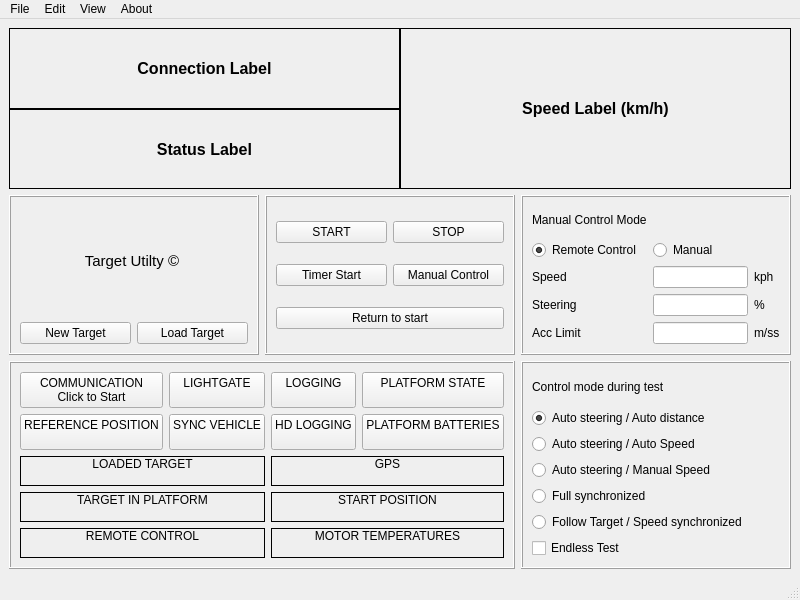
<?xml version="1.0" encoding="UTF-8"?>
<ui version="4.0">
 <class>MainWindow</class>
 <widget class="QMainWindow" name="MainWindow">
  <property name="geometry">
   <rect>
    <x>0</x>
    <y>0</y>
    <width>800</width>
    <height>600</height>
   </rect>
  </property>
  <property name="windowTitle">
   <string>MainWindow</string>
  </property>
  <widget class="QWidget" name="centralwidget">
   <layout class="QGridLayout" name="gridLayout_5">
    <item row="0" column="0" colspan="3">
     <layout class="QGridLayout" name="title_layout">
      <property name="spacing">
       <number>0</number>
      </property>
      <item row="2" column="0">
       <widget class="QLabel" name="connection_label">
        <property name="font">
         <font>
          <pointsize>12</pointsize>
          <weight>75</weight>
          <bold>true</bold>
         </font>
        </property>
        <property name="frameShape">
         <enum>QFrame::Box</enum>
        </property>
        <property name="text">
         <string>Connection Label</string>
        </property>
        <property name="alignment">
         <set>Qt::AlignCenter</set>
        </property>
       </widget>
      </item>
      <item row="3" column="0">
       <widget class="QLabel" name="status_label">
        <property name="font">
         <font>
          <pointsize>12</pointsize>
          <weight>75</weight>
          <bold>true</bold>
         </font>
        </property>
        <property name="frameShape">
         <enum>QFrame::Box</enum>
        </property>
        <property name="text">
         <string>Status Label</string>
        </property>
        <property name="alignment">
         <set>Qt::AlignCenter</set>
        </property>
       </widget>
      </item>
      <item row="2" column="1" rowspan="2">
       <widget class="QLabel" name="speed_label">
        <property name="font">
         <font>
          <pointsize>12</pointsize>
          <weight>75</weight>
          <bold>true</bold>
         </font>
        </property>
        <property name="frameShape">
         <enum>QFrame::Box</enum>
        </property>
        <property name="text">
         <string>Speed Label (km/h)</string>
        </property>
        <property name="alignment">
         <set>Qt::AlignCenter</set>
        </property>
       </widget>
      </item>
     </layout>
    </item>
    <item row="1" column="0">
     <widget class="QFrame" name="target_frame">
      <property name="frameShape">
       <enum>QFrame::Box</enum>
      </property>
      <property name="frameShadow">
       <enum>QFrame::Raised</enum>
      </property>
      <layout class="QGridLayout" name="gridLayout_2">
       <item row="2" column="1">
        <widget class="QPushButton" name="bLoadTarget">
         <property name="text">
          <string>Load Target</string>
         </property>
        </widget>
       </item>
       <item row="2" column="0">
        <widget class="QPushButton" name="bNewTarget">
         <property name="text">
          <string>New Target</string>
         </property>
        </widget>
       </item>
       <item row="0" column="0" colspan="2">
        <widget class="QLabel" name="label_5">
         <property name="font">
          <font>
           <pointsize>11</pointsize>
          </font>
         </property>
         <property name="text">
          <string>Target Utilty © </string>
         </property>
         <property name="alignment">
          <set>Qt::AlignCenter</set>
         </property>
        </widget>
       </item>
      </layout>
     </widget>
    </item>
    <item row="1" column="1">
     <widget class="QFrame" name="buttons_fram">
      <property name="frameShape">
       <enum>QFrame::Box</enum>
      </property>
      <property name="frameShadow">
       <enum>QFrame::Raised</enum>
      </property>
      <layout class="QGridLayout" name="gridLayout_4">
       <item row="0" column="1">
        <widget class="QPushButton" name="bStop">
         <property name="text">
          <string>STOP</string>
         </property>
        </widget>
       </item>
       <item row="1" column="1">
        <widget class="QPushButton" name="bManualControl">
         <property name="text">
          <string>Manual Control</string>
         </property>
        </widget>
       </item>
       <item row="0" column="0">
        <widget class="QPushButton" name="bStart">
         <property name="text">
          <string>START</string>
         </property>
        </widget>
       </item>
       <item row="1" column="0">
        <widget class="QPushButton" name="bTimerStart">
         <property name="text">
          <string>Timer Start</string>
         </property>
        </widget>
       </item>
       <item row="2" column="0" colspan="2">
        <widget class="QPushButton" name="bReturnToStart">
         <property name="text">
          <string>Return to start</string>
         </property>
        </widget>
       </item>
      </layout>
     </widget>
    </item>
    <item row="1" column="2">
     <widget class="QFrame" name="manual_frame">
      <property name="frameShape">
       <enum>QFrame::Box</enum>
      </property>
      <property name="frameShadow">
       <enum>QFrame::Raised</enum>
      </property>
      <layout class="QGridLayout" name="gridLayout_3">
       <item row="4" column="1">
        <widget class="QLabel" name="label_3">
         <property name="text">
          <string>Acc Limit</string>
         </property>
        </widget>
       </item>
       <item row="4" column="2">
        <widget class="QLineEdit" name="acc_limit_control"/>
       </item>
       <item row="3" column="2">
        <widget class="QLineEdit" name="steering_control"/>
       </item>
       <item row="2" column="1">
        <widget class="QLabel" name="label">
         <property name="text">
          <string>Speed</string>
         </property>
        </widget>
       </item>
       <item row="1" column="1">
        <widget class="QRadioButton" name="rRemote">
         <property name="text">
          <string>Remote Control</string>
         </property>
         <property name="checked">
          <bool>true</bool>
         </property>
        </widget>
       </item>
       <item row="2" column="2">
        <widget class="QLineEdit" name="speed_control"/>
       </item>
       <item row="3" column="1">
        <widget class="QLabel" name="label_2">
         <property name="text">
          <string>Steering</string>
         </property>
        </widget>
       </item>
       <item row="1" column="2">
        <widget class="QRadioButton" name="rManual">
         <property name="text">
          <string>Manual</string>
         </property>
        </widget>
       </item>
       <item row="0" column="1">
        <widget class="QLabel" name="label_6">
         <property name="text">
          <string>Manual Control Mode</string>
         </property>
        </widget>
       </item>
       <item row="2" column="3">
        <widget class="QLabel" name="label_13">
         <property name="text">
          <string>kph</string>
         </property>
        </widget>
       </item>
       <item row="3" column="3">
        <widget class="QLabel" name="label_14">
         <property name="text">
          <string>%</string>
         </property>
        </widget>
       </item>
       <item row="4" column="3">
        <widget class="QLabel" name="label_15">
         <property name="text">
          <string>m/ss</string>
         </property>
        </widget>
       </item>
      </layout>
     </widget>
    </item>
    <item row="2" column="0" colspan="2">
     <widget class="QFrame" name="info_frame">
      <property name="frameShape">
       <enum>QFrame::Box</enum>
      </property>
      <property name="frameShadow">
       <enum>QFrame::Raised</enum>
      </property>
      <layout class="QGridLayout" name="gridLayout_6">
       <item row="2" column="0" colspan="2">
        <widget class="QLabel" name="loaded_target_label">
         <property name="frameShape">
          <enum>QFrame::Box</enum>
         </property>
         <property name="text">
          <string>LOADED TARGET
</string>
         </property>
         <property name="alignment">
          <set>Qt::AlignCenter</set>
         </property>
        </widget>
       </item>
       <item row="0" column="0">
        <widget class="QPushButton" name="bCommunication">
         <property name="text">
          <string>COMMUNICATION
Click to Start</string>
         </property>
        </widget>
       </item>
       <item row="0" column="2">
        <widget class="QPushButton" name="bLogging">
         <property name="text">
          <string>LOGGING
</string>
         </property>
        </widget>
       </item>
       <item row="2" column="2" colspan="2">
        <widget class="QLabel" name="gps_label">
         <property name="frameShape">
          <enum>QFrame::Box</enum>
         </property>
         <property name="text">
          <string>GPS
</string>
         </property>
         <property name="alignment">
          <set>Qt::AlignCenter</set>
         </property>
        </widget>
       </item>
       <item row="4" column="0" colspan="2">
        <widget class="QLabel" name="remote_control_label">
         <property name="frameShape">
          <enum>QFrame::Box</enum>
         </property>
         <property name="text">
          <string>REMOTE CONTROL
</string>
         </property>
         <property name="alignment">
          <set>Qt::AlignCenter</set>
         </property>
        </widget>
       </item>
       <item row="0" column="1">
        <widget class="QPushButton" name="bLightgate">
         <property name="text">
          <string>LIGHTGATE
</string>
         </property>
        </widget>
       </item>
       <item row="3" column="0" colspan="2">
        <widget class="QLabel" name="target_platform_label">
         <property name="frameShape">
          <enum>QFrame::Box</enum>
         </property>
         <property name="text">
          <string>TARGET IN PLATFORM
</string>
         </property>
         <property name="alignment">
          <set>Qt::AlignCenter</set>
         </property>
        </widget>
       </item>
       <item row="1" column="1">
        <widget class="QPushButton" name="bSyncVehicle">
         <property name="text">
          <string>SYNC VEHICLE
</string>
         </property>
        </widget>
       </item>
       <item row="1" column="3">
        <widget class="QPushButton" name="bPlatformBatteries">
         <property name="text">
          <string>PLATFORM BATTERIES
</string>
         </property>
        </widget>
       </item>
       <item row="1" column="2">
        <widget class="QPushButton" name="bHDLogging">
         <property name="text">
          <string>HD LOGGING
</string>
         </property>
        </widget>
       </item>
       <item row="1" column="0">
        <widget class="QPushButton" name="bReferencePosition">
         <property name="text">
          <string>REFERENCE POSITION
</string>
         </property>
        </widget>
       </item>
       <item row="0" column="3">
        <widget class="QPushButton" name="bPlatformState">
         <property name="text">
          <string>PLATFORM STATE
</string>
         </property>
        </widget>
       </item>
       <item row="3" column="2" colspan="2">
        <widget class="QLabel" name="start_position_label">
         <property name="frameShape">
          <enum>QFrame::Box</enum>
         </property>
         <property name="text">
          <string>START POSITION
</string>
         </property>
         <property name="alignment">
          <set>Qt::AlignCenter</set>
         </property>
        </widget>
       </item>
       <item row="4" column="2" colspan="2">
        <widget class="QLabel" name="motor_temperatures_label">
         <property name="frameShape">
          <enum>QFrame::Box</enum>
         </property>
         <property name="text">
          <string>MOTOR TEMPERATURES
</string>
         </property>
         <property name="alignment">
          <set>Qt::AlignCenter</set>
         </property>
        </widget>
       </item>
      </layout>
     </widget>
    </item>
    <item row="2" column="2">
     <widget class="QFrame" name="control_frame">
      <property name="frameShape">
       <enum>QFrame::Box</enum>
      </property>
      <property name="frameShadow">
       <enum>QFrame::Raised</enum>
      </property>
      <layout class="QGridLayout" name="gridLayout">
       <item row="0" column="0">
        <widget class="QLabel" name="label_4">
         <property name="text">
          <string>Control mode during test</string>
         </property>
        </widget>
       </item>
       <item row="1" column="0">
        <widget class="QRadioButton" name="rAS_AD">
         <property name="text">
          <string>Auto steering / Auto distance</string>
         </property>
         <property name="checked">
          <bool>true</bool>
         </property>
        </widget>
       </item>
       <item row="2" column="0">
        <widget class="QRadioButton" name="rAS_AS">
         <property name="text">
          <string>Auto steering / Auto Speed</string>
         </property>
        </widget>
       </item>
       <item row="4" column="0">
        <widget class="QRadioButton" name="rFS">
         <property name="text">
          <string>Full synchronized</string>
         </property>
        </widget>
       </item>
       <item row="6" column="0">
        <widget class="QCheckBox" name="endless_check">
         <property name="text">
          <string>Endless Test</string>
         </property>
        </widget>
       </item>
       <item row="3" column="0">
        <widget class="QRadioButton" name="rAS_MS">
         <property name="text">
          <string>Auto steering / Manual Speed</string>
         </property>
        </widget>
       </item>
       <item row="5" column="0">
        <widget class="QRadioButton" name="rFT_SS">
         <property name="text">
          <string>Follow Target / Speed synchronized</string>
         </property>
        </widget>
       </item>
      </layout>
     </widget>
    </item>
   </layout>
  </widget>
  <widget class="QMenuBar" name="menubar">
   <property name="geometry">
    <rect>
     <x>0</x>
     <y>0</y>
     <width>800</width>
     <height>20</height>
    </rect>
   </property>
   <widget class="QMenu" name="menuFile">
    <property name="title">
     <string>File</string>
    </property>
   </widget>
   <widget class="QMenu" name="menuEdit">
    <property name="title">
     <string>Edit</string>
    </property>
   </widget>
   <widget class="QMenu" name="menuView">
    <property name="title">
     <string>View</string>
    </property>
   </widget>
   <widget class="QMenu" name="menuAbout">
    <property name="title">
     <string>About</string>
    </property>
   </widget>
   <addaction name="menuFile"/>
   <addaction name="menuEdit"/>
   <addaction name="menuView"/>
   <addaction name="menuAbout"/>
  </widget>
  <widget class="QStatusBar" name="statusbar"/>
 </widget>
 <resources/>
 <connections/>
</ui>
